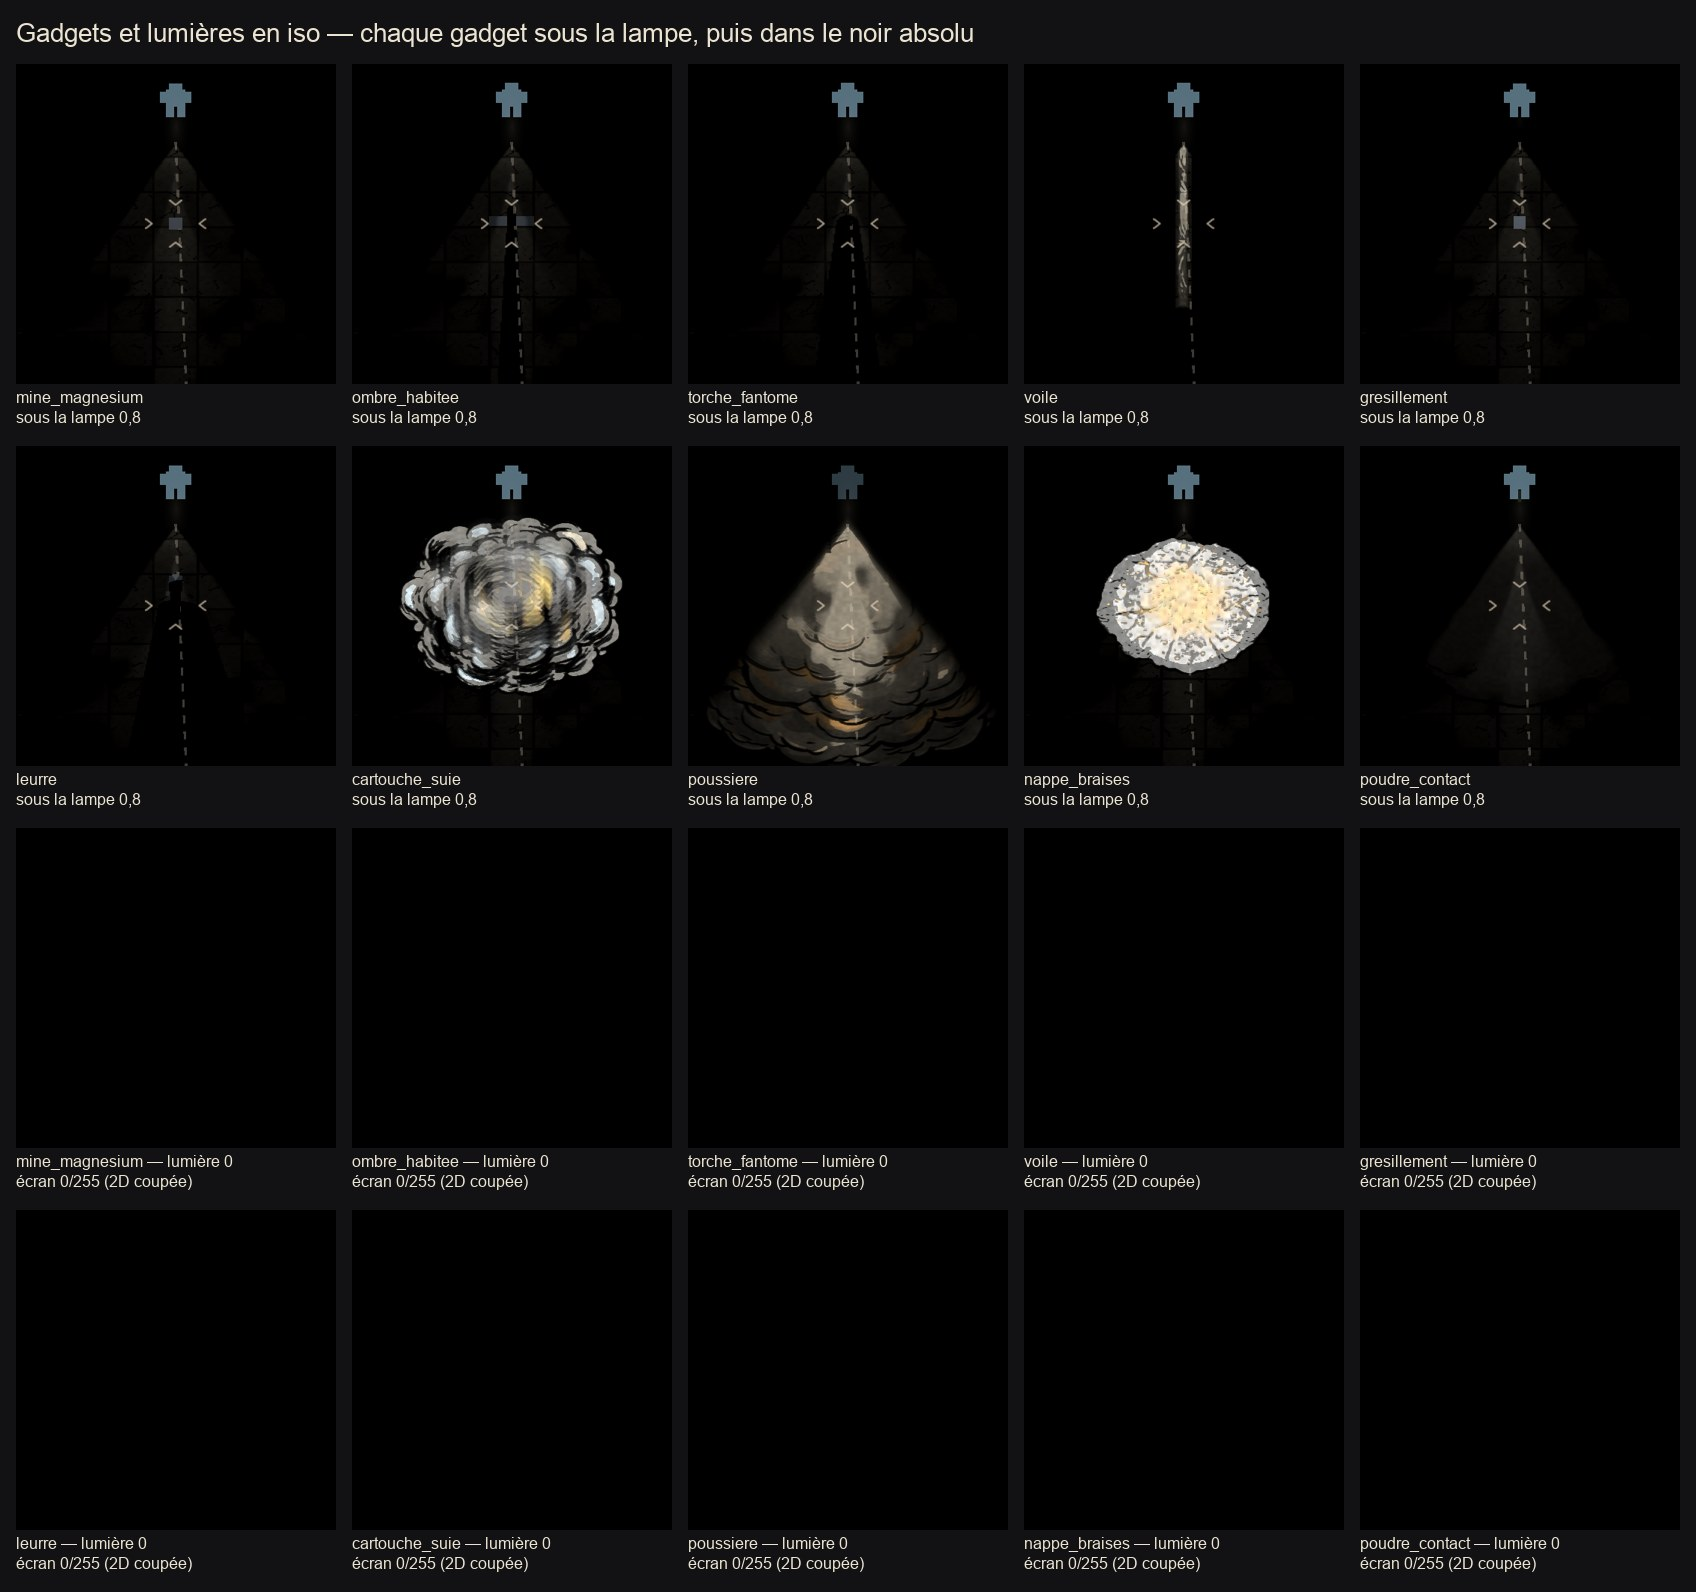

This chart was generated by the following Python code:
#!/usr/bin/env python3
"""Planches du chantier Gadgets et lumières en iso.

Usage : python3 docs/iso/planche_iso_gadgets.py [--captures DIR] [--journal FICHIER]

Lit les captures de `tools/banc_iso_gadgets.gd` (docs/iso/captures_gadgets/ par défaut) et son journal,
et compose :

- docs/iso/planche_iso_gadgets.jpg : chaque gadget en iso sous la torche de J1 réglée à 0,8 (ligne 1 et 2),
  et le même cadre toutes lumières éteintes, 2D coupée (lignes 3 et 4) — avec la valeur maximale mesurée
  par le banc sous chaque vignette noire ;
- docs/iso/planche_lumieres_hauteur.jpg : la fusée en vol puis posée derrière le muret, la torche derrière le
  même muret (les deux vues), puis la lightmap de J1 pour les trois hauteurs, zone morte attendue et mesurée
  en légende.

⚠️ Les vignettes noires sont affichées telles quelles : un noir absolu tenu est un carré noir. Le verdict est
le chiffre du banc, jamais l'œil.

Dépendance : Pillow.
"""
import argparse
import os
import re

from PIL import Image, ImageDraw, ImageFont

ICI = os.path.dirname(os.path.abspath(__file__))
SLUGS = ["mine_magnesium", "ombre_habitee", "torche_fantome", "voile", "gresillement", "leurre",
         "cartouche_suie", "poussiere", "nappe_braises", "poudre_contact"]
FOND = (18, 18, 20)
ENCRE = (235, 228, 210)


def police(taille):
    for chemin in ["/System/Library/Fonts/Supplemental/Arial.ttf", "/System/Library/Fonts/Helvetica.ttc",
                   "/usr/share/fonts/truetype/dejavu/DejaVuSans.ttf"]:
        if os.path.exists(chemin):
            return ImageFont.truetype(chemin, taille)
    return ImageFont.load_default()


def ouvrir(c, nom, taille):
    chemin = os.path.join(c, nom + ".png")
    if not os.path.exists(chemin):
        im = Image.new("RGB", taille, (60, 20, 20))
        ImageDraw.Draw(im).text((8, 8), "absente", fill=ENCRE, font=police(18))
        return im
    im = Image.open(chemin).convert("RGB")
    im.thumbnail(taille)
    fond = Image.new("RGB", taille, FOND)
    fond.paste(im, ((taille[0] - im.width) // 2, (taille[1] - im.height) // 2))
    return fond


def grille(vignettes, colonnes, titre, fichier):
    w, h = vignettes[0][0].size
    marge, legende, entete = 16, 46, 64
    lignes = (len(vignettes) + colonnes - 1) // colonnes
    planche = Image.new("RGB", (colonnes * (w + marge) + marge, entete + lignes * (h + legende + marge)), FOND)
    d = ImageDraw.Draw(planche)
    d.text((marge, 18), titre, fill=ENCRE, font=police(26))
    for i, (im, texte) in enumerate(vignettes):
        x = marge + (i % colonnes) * (w + marge)
        y = entete + (i // colonnes) * (h + legende + marge)
        planche.paste(im, (x, y))
        for k, ligne in enumerate(texte.split("\n")[:2]):
            d.text((x, y + h + 4 + k * 20), ligne, fill=ENCRE, font=police(16))
    planche.save(fichier, "JPEG", quality=88, optimize=True)
    print("écrit", fichier, planche.size)


def main():
    a = argparse.ArgumentParser()
    a.add_argument("--captures", default=os.path.join(ICI, "captures_gadgets"))
    a.add_argument("--journal", default=os.path.join(ICI, "captures_gadgets", "releves_gadgets.txt"))
    args = a.parse_args()
    c = args.captures
    t = open(args.journal, encoding="utf-8", errors="replace").read() if os.path.exists(args.journal) else ""

    vignettes = []
    for s in SLUGS:
        vignettes.append((ouvrir(c, "gadget_%s_lampe" % s, (320, 320)), "%s\nsous la lampe 0,8" % s))
    for s in SLUGS:
        m = re.search(r"gadget=%s lampe_max=(\d+) noir_lumieres_eteintes=(\d+) noir_sans_2d=(\d+)" % s, t)
        texte = "%s — lumière 0\nécran %s/255 (2D coupée)" % (s, m.group(3) if m else "?")
        vignettes.append((ouvrir(c, "gadget_%s_noir" % s, (320, 320)), texte))
    grille(vignettes, 5, "Gadgets et lumières en iso — chaque gadget sous la lampe, puis dans le noir absolu",
           os.path.join(ICI, "planche_iso_gadgets.jpg"))

    scenes = [
        (ouvrir(c, "scene_fusee_vol", (640, 360)), "fusée en vol à 1,2 tuile au-dessus du muret\nles deux vues"),
        (ouvrir(c, "scene_fusee_sol", (640, 360)), "fusée posée derrière le muret (0,15 : elle bute)\nles deux vues"),
        (ouvrir(c, "scene_torche", (640, 360)), "torche de joueur derrière le même muret\nrègle du jeu (bande constante)"),
    ]
    for h in ["005", "070", "150"]:
        valeur = "%s,%s" % (h[0], h[1:])
        m = re.search(r"hauteur=%s vue=J1 zone_attendue=([^ ]+(?: px \([^)]*\))?) zone_mesuree=([^ ]+(?: px \([^)]*\))?)"
                      % re.escape("%.2f" % (int(h) / 100.0)), t)
        texte = "lightmap de J1, source à %s tuile\nattendue %s, mesurée %s" % (
            valeur, m.group(1) if m else "?", m.group(2) if m else "?")
        scenes.append((ouvrir(c, "hauteur_%s_lightmap_j1" % h, (640, 360)), texte))
    scenes.append((ouvrir(c, "hauteur_070_ecran", (640, 360)), "vue iso, source à 0,70\nles deux vues : la même zone"))
    scenes.append((ouvrir(c, "hauteur_150_ecran", (640, 360)), "vue iso, source à 1,50\nzone plus courte"))
    m = re.search(r"hauteur=0\.70 vue=J2 zone_attendue=([^ ]+(?: px \([^)]*\))?) zone_mesuree=([^ ]+(?: px \([^)]*\))?)", t)
    scenes.append((ouvrir(c, "hauteur_070_lightmap_j2", (640, 360)),
                   "lightmap de J2, source à 0,70\nattendue %s, mesurée %s" % (m.group(1) if m else "?", m.group(2) if m else "?")))
    grille(scenes, 3, "Les lumières ont une hauteur — zone morte derrière un muret à D = 2 tuiles",
           os.path.join(ICI, "planche_lumieres_hauteur.jpg"))


if __name__ == "__main__":
    main()
